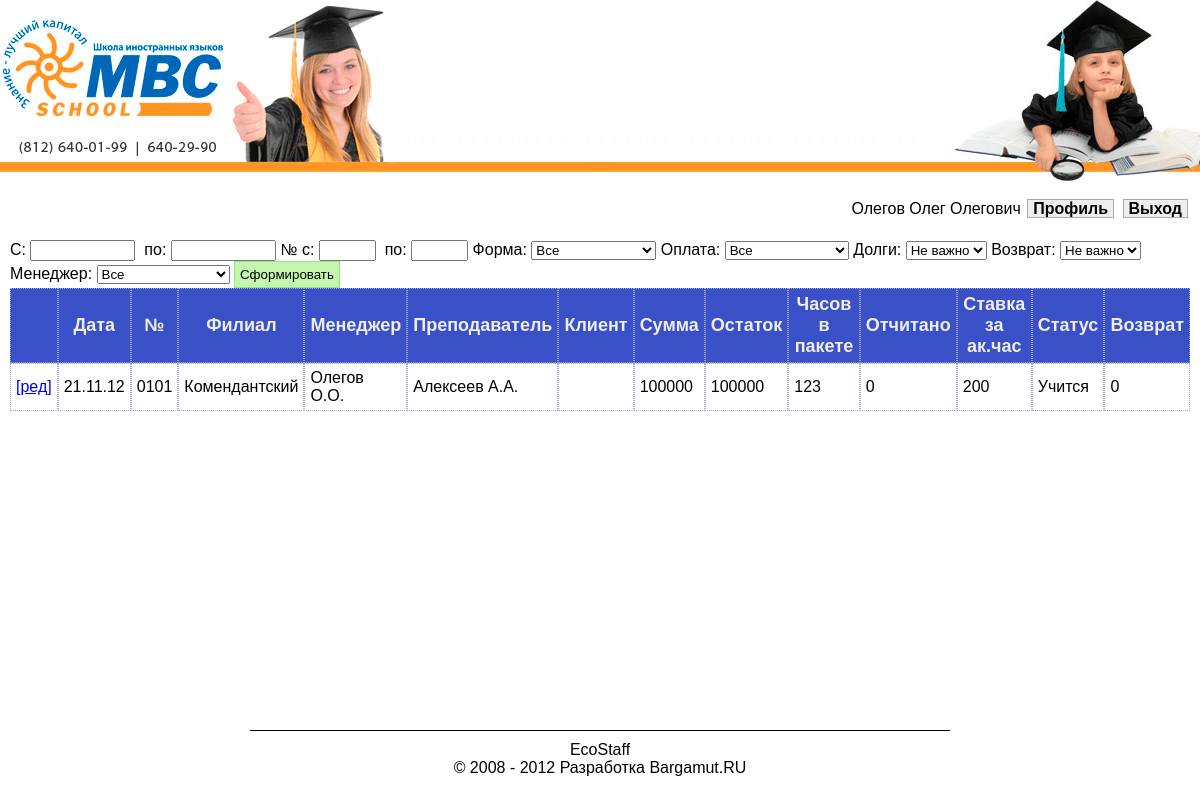
Page /report/projects.php (signed in) on the committed database.
### tables this page shows
CREATE TABLE IF NOT EXISTS `projects` (
  `id` int(11) NOT NULL AUTO_INCREMENT COMMENT 'ID проекта',
  `groupid` int(11) NOT NULL COMMENT 'ID группы клиентов',
  `clientid` int(11) NOT NULL COMMENT 'ID клиента',
  `fid` int(11) NOT NULL COMMENT 'ID филиала проекта',
  `number` int(4) unsigned zerofill NOT NULL DEFAULT '0000' COMMENT 'Номер проекта',
  `hours` smallint(3) NOT NULL COMMENT 'Количество часов в пакете',
  `hours2` smallint(3) NOT NULL DEFAULT '0' COMMENT 'Количество часов отчитанных',
  `form` int(11) NOT NULL COMMENT 'ID формы обучения',
  `programm` varchar(1000) NOT NULL COMMENT 'Программа обучения',
  `payvariant` int(11) NOT NULL COMMENT 'ID варианта оплаты',
  `tid` int(11) NOT NULL COMMENT 'ID преподавателя',
  `wagerate` int(5) NOT NULL COMMENT 'Ставка за академический час',
  `cost` mediumint(10) NOT NULL COMMENT 'Сумма договора',
  `payed` mediumint(10) NOT NULL COMMENT 'Оплаченная сумма',
  `mid` int(11) NOT NULL COMMENT 'ID менеджера',
  `date` date NOT NULL DEFAULT '0000-00-00' COMMENT 'Дата заключения договора',
  `status` tinyint(1) NOT NULL DEFAULT '1' COMMENT 'Статус проекта',
  `return` int(10) NOT NULL COMMENT 'Сумма возврата',
  PRIMARY KEY (`id`)
);

CREATE TABLE IF NOT EXISTS `filial` (
  `id` int(11) NOT NULL AUTO_INCREMENT COMMENT 'ID филиала',
  `name` char(50) NOT NULL COMMENT 'Название филиала',
  PRIMARY KEY (`id`)
);

CREATE TABLE IF NOT EXISTS `teachers` (
  `id` int(11) NOT NULL AUTO_INCREMENT COMMENT 'ID преподавателя',
  `fio` char(50) NOT NULL COMMENT 'ФИО преподавателя',
  `phone` char(14) NOT NULL COMMENT 'Телефона преподавателя',
  `email` char(50) NOT NULL COMMENT 'E-Mail преподавателя',
  `languages` char(50) NOT NULL COMMENT 'Массив ID языков преподавателя',
  `grade` int(11) NOT NULL COMMENT 'ID уровня преподавателя',
  `metro` int(11) NOT NULL COMMENT 'ID станции метро',
  PRIMARY KEY (`id`)
);

CREATE TABLE IF NOT EXISTS `projects_status` (
  `id` int(11) NOT NULL AUTO_INCREMENT COMMENT 'ID статуса',
  `name` char(50) NOT NULL COMMENT 'Наименование статуса',
  PRIMARY KEY (`id`)
);

### top.php (called while the page is built, shortened)
<?php include('eng/site.conf.php');
if ($USER->already_login()) {
    $userinfo = $_SESSION['USER'];
    $userinfo['logined'] = true;
} else {
    if ($_SERVER['REQUEST_URI'] != '/auth/') {
        header('Location: http://' . $_SERVER['SERVER_NAME'] . '/auth/');
    }
}
?>

### eng/site.conf.php (called while the page is built, shortened)
<?php
include_once('api/api.site.php');
include_once('api/api.database.php');
include_once('api/api.users.php');
$SITE   = new Site();
$DB     = new Database();
$USER   = new Users($DB);
?>

### eng/api/api.users.php (called while the page is built, shortened)
<?php
class Users {
    function userTab($uname) {
        $res = file_get_contents(SITE_ROOT.'/tpl/userTab.html');
        $res = str_replace('{uname}',           $uname, $res);
        $res = str_replace('{AUTH_PROFILE}',    AUTH_PROFILE, $res);
        $res = str_replace('{AUTH_EXIT}',       AUTH_EXIT, $res);
        return $res;
    }
}

### eng/api/api.database.php (called while the page is built, shortened)
<?php
class Database {
    function db_query() {
        $args = func_get_args();
        if (func_num_args() >= 1) {
            $q = array_shift($args);
            if (count($args) == 1) {
                $p = array_shift($args);
            }
            if (isset($p)){
                $q = $this->quoteSet($q);
                $q = vsprintf($q, $p);
            }
            $r = mysql_query($q) or die(mysql_error());
            $r = $this->db_make_result($r, $q);
        } else {
            $r = 'Нет нужных данных!';
        }
        return $r;
    }
    private function quoteSet($q) {
        $q = preg_replace_callback(
            '/(%?)(%[sd])(:\w+)?(%?)/i',
            function($m) {
                switch ($m[2]) {
                    case '%s': $r = ($m[3] == ':in') ? $m[1].$m[1].$m[2].$m[4].$m[4] : "'" . $m[1].$m[1].$m[2].$m[4].$m[4] . "'"; break;
                    case '%d': $r = ($m[3] == ':like') ? "'" . $m[1].$m[1].$m[2].$m[4].$m[4] . "'" : $m[1].$m[1].$m[2].$m[4].$m[4]; break;
                    default: break;
                }
                return $r;
            },
            $q);
        return $q;
    }
    private function db_make_result($r, $q) {
        $result = array();
        if (preg_match('/^SELECT/i', $q)) {
            if (mysql_num_rows($r) == 1) {
                $result[] = mysql_fetch_assoc($r);
            } else if (mysql_num_rows($r) > 1) {
                while ($row = mysql_fetch_assoc($r)) {
                    $result[] = $row;
                }
            }
        }
        return $result;
    }
}
?>

### eng/api/api.site.php (called while the page is built, shortened)
<?php
class Site{
    function fioFormat($fio = '') {
        return preg_replace('/^([A-Za-zА-Яа-я]*\s[A-ZА-Я])[a-zа-я]*\s([A-ZА-Я]).*$/us', '$1.$2.', $fio);
    }
}

### report/projects.php (the view, shortened to what this page needs)
<?php
include('../top.php');?>
<!DOCTYPE html>
<html>
<head>
    <link rel="stylesheet" type="text/css" href="../css/ui/redmond/jquery-ui.css" />
    <link rel="stylesheet" type="text/css" href="../css/default.css" />
    <link rel="stylesheet" type="text/css" href="../css/auth.css" />
    <link rel="stylesheet" type="text/css" href="../css/project.css" />
</head>
<body>
<div class="main ">
    <div class="header">
        <?=SITE_LOGO?>
    </div>
    <div class="usertab">
        <?php if ($userinfo['logined']) { echo $USER->userTab($userinfo['UNAME']); }?>
    </div>
    <div class="content">
        <?php
        function tplSelect($needle, $key, $ind) {
            $r = '';
            foreach ($needle as $k => $v) {
                $s = $v['id'] == $key ? 'selected' : '';
                $r .= '<option '.$s.' value="'.$v['id'].'">'.$v[$ind].'</option>';
            }
            return $r;
        }
        $where = array();
        $vals = array();
        $where = count($where) > 0 ? 'WHERE ' . implode(' AND ', $where) : '';
        $projects       = $DB->db_query('SELECT * FROM projects ' . $where . ' ORDER BY `date` DESC LIMIT 50', $vals);
        $status         = $DB->db_query('SELECT `name` FROM projects_status ORDER BY `id`');
        $filials        = $DB->db_query('SELECT * FROM filial');
        $clients        = $DB->db_query('SELECT * FROM clients');
        $p_forms        = $DB->db_query('SELECT * FROM projects_form');
        $p_payvariants  = $DB->db_query('SELECT * FROM projects_payvariants');
        $teachers       = $DB->db_query('SELECT `id`, `fio` FROM teachers');
        $managers       = $DB->db_query('SELECT ub.`id`, ub.`fio`, us.`level` FROM users_bio AS ub LEFT JOIN users_site AS us ON ub.`id` = us.`id` ORDER BY ub.`id`');
        foreach($managers as $k => $v) {
                $managers[$k]['fio'] = $SITE->fioFormat($v['fio']);
        }
        if (!empty($projects[0])) {
            $p_result = '<table border="0" cellspadding="0" cellspacing="0">';
            foreach ($projects as $k => $v) {
                if ($k == 0) {
                    $p_result .= '<tr class="caption">'.
                        '<td></td>'.
                        '<td class="date">Дата</td>'.
                        '<td>№</td>'.
                        '<td>Филиал</td>'.
                        '<td>Менеджер</td>'.
                        '<td>Преподаватель</td>'.
                        '<td>Клиент</td>'.
                        '<td>Сумма</td>'.
                        '<td>Остаток</td>'.
                        '<td>Часов в пакете</td>'.
                        '<td>Отчитано</td>'.
                        '<td>Ставка за ак.час</td>'.
                        '<td>Статус</td>'.
                        '<td>Возврат</td>'.
                        '</tr>';
                }
                $teach_fio  = $SITE->fioFormat($teachers[$v['tid'] - 1]['fio']);
                $client_fio = $SITE->fioFormat($clients[$v['clientid'] - 1]['fio']);
                $debt = $v['cost'] - $v['payed'];
                $p_result .= '<tr>'.
                    '<td><a href="/project/index.php?p='.$v['id'].'">[ред]</a></td>'.
                    '<td class="date">'.date('d.m.y', strtotime($v['date'])) .'</td>'.
                    '<td>'.$v['number'].'</td>'.
                    '<td>'.$filials[$v['fid'] - 1]['name'].'</td>'.
                    '<td>'.$managers[$v['mid'] - 1]['fio'].'</td>'.
                    '<td>'.$teach_fio.'</td>'.
                    '<td>'.$client_fio.'</td>'.
                    '<td>'.$v['cost'].'</td>'.
                    '<td>'.$debt.'</td>'.
                    '<td>'.$v['hours'].'</td>'.
                    '<td>'.$v['hours2'].'</td>'.
                    '<td>'.$v['wagerate'].'</td>'.
                    '<td>'.$status[$v['status'] - 1]['name'].'</td>'.
                    '<td>'.$v['return'].'</td>'.
                    '</tr>';
            }
            $p_result .= '</table>';
        } else { $p_result = 'Не найдено ни одного проекта!'; }
        $p_returns = array(0 => array('id' => 1, 'name' => 'Есть'), 1 => array('id' => 2, 'name' => 'Нет'));
        $p_debts = $p_returns;
        $p_form         = '<option value="0">Все</option>' . tplSelect($p_forms, $_GET['form'], 'name');
        $p_payvariant   = '<option value="0">Все</option>' . tplSelect($p_payvariants, $_GET['payvariant'], 'name');
        $p_return       = '<option value="0">Не важно</option>' . tplSelect($p_returns, $_GET['return'], 'name');
        $p_debt         = '<option value="0">Не важно</option>' . tplSelect($p_debts, $_GET['debt'], 'name');
        $manager        = '<option value="0">Все</option>' . tplSelect($managers, $_GET['manager'], 'fio');
        $main_tpl = file_get_contents(SITE_ROOT.'/tpl/reports/projPage.html');
        $main_tpl = str_replace('{datebeg}',    $vals['datebeg'],   $main_tpl);
        $main_tpl = str_replace('{dateend}',    $vals['dateend'],   $main_tpl);
        $main_tpl = str_replace('{numbeg}',     $vals['numbeg'],    $main_tpl);
        $main_tpl = str_replace('{numend}',     $vals['numend'],    $main_tpl);
        $main_tpl = str_replace('{form}',       $p_form,            $main_tpl);
        $main_tpl = str_replace('{payvariant}', $p_payvariant,      $main_tpl);
        $main_tpl = str_replace('{form}',       $p_form,            $main_tpl);
        $main_tpl = str_replace('{manager}',    $manager,           $main_tpl);
        $main_tpl = str_replace('{debt}',       $p_debt,            $main_tpl);
        $main_tpl = str_replace('{return}',     $p_return,          $main_tpl);
        $main_tpl = str_replace('{projects}',   $p_result,          $main_tpl);
        echo $main_tpl;
        ?>
    </div>
    <div class="push"></div>
</div>
<div class="footer">
    <hr />
    <?=CREDITS?>
    <?=DEVELOPERS?>
</div>
</body>
</html>

### css/default.css (style rules this page uses)
html, body { height: 100%; margin: 0px; padding: 0px; font-family: Tahoma, Arial; }
hr { color: #000; background-color: #000; border: 0px none; height: 1px; clear: both; margin: 0px; }
.button { background-color: #eee; border: 1px #aaa solid; font-weight: bold; cursor: pointer; }
.main { min-height: 100%; height: auto !important; height: 100%; width: 100%; margin: 0px 0px -70px; }
.header { position: relative; height: 190px; background: url('/img/default/logo2.png') no-repeat top right; margin-bottom: 5px; }
.logo1 { border: 0px; }
.usertab { height: 30px; padding: 5px 10px; text-align: right; }
.content { padding: 5px 10px 15px; }
.footer, .push { height: 70px; width: 900px; margin: 0px auto; text-align: center; }
.footer hr { width: 700px; margin: 0 auto 10px; }

### css/auth.css (style rules this page uses)
#maProfile, #maExit { color: #000; padding: 0px 5px; margin: 0px 2px; text-align: center; text-decoration: none; }

### css/project.css (style rules this page uses)
.filtersubm { border: 1px #95E585 solid; background-color: #C5F6B0; padding: 5px; cursor: pointer; }
.projects table { width: 100%; }
.projects table tr td { padding: 5px; border: 1px #9EA3DD dotted; }
.projects table tr.caption { text-align: center; font-size: 18px; font-weight: bold; background-color: #3A50C7; color: #EEE; }
.projects table tr td.date { white-space: nowrap; }

### rows in the picture
projects: date "21.11.12", number "0101", fid.name "Комендантский", mid "Олегов О.О.", tid.fio "Алексеев А.А.", cost "100000", hours "123", hours2 "0", wagerate "200", status.name "Учится", return "0"

### other values in the picture
$USER->userTab($userinfo['UNAME']) "Олегов Олег Олегович Профиль Выход"
CREDITS "EcoStaff © 2008 - 2012"
DEVELOPERS "Разработка Bargamut.RU"
